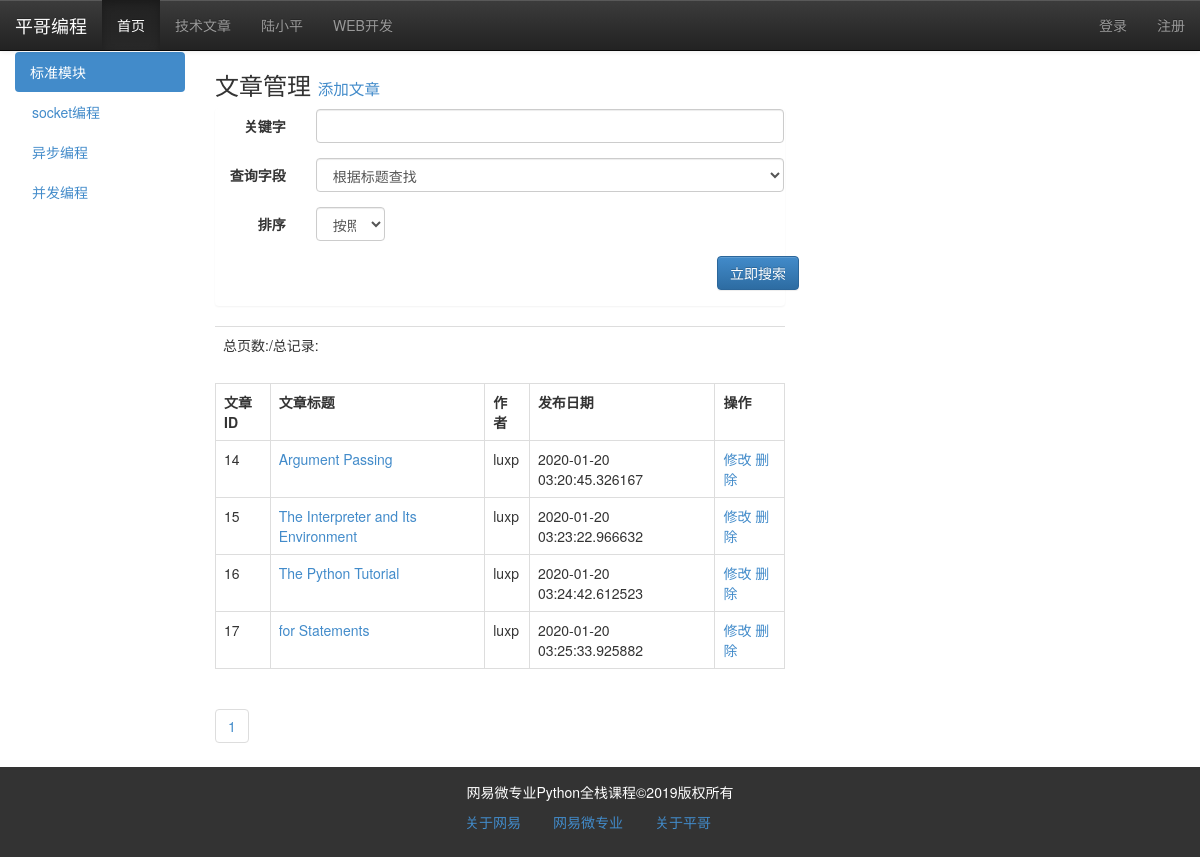
/article/list, run on an earlier commit of the app's database.
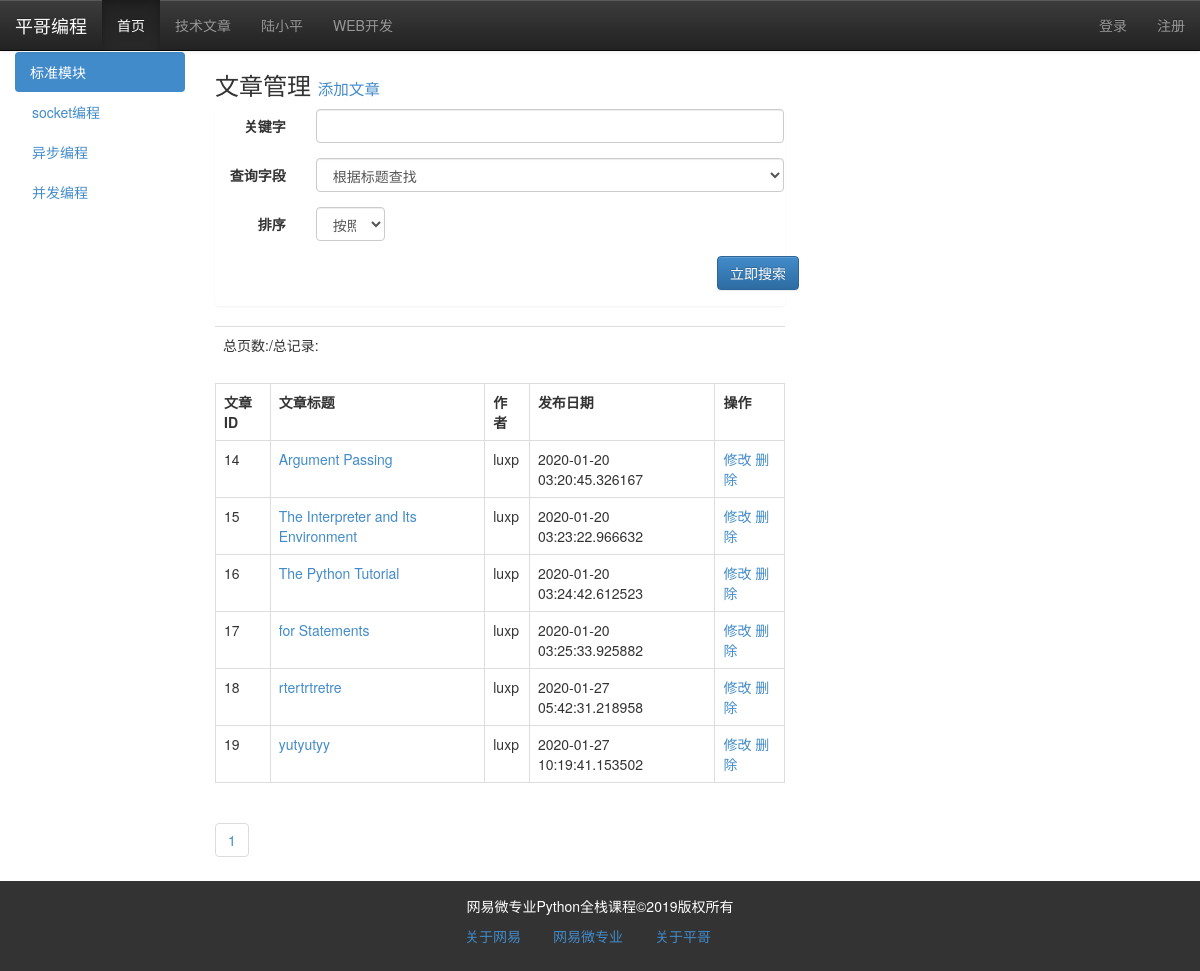
And on a later commit of the database.
### models.py (models this page shows)
class Category(db.Model):
    cate_id = db.Column(db.Integer, primary_key=True)
    cate_name = db.Column(db.String, unique=True)
    cate_order = db.Column(db.Integer, default=0)
    articles = db.relationship("Article")

class Article(db.Model):
    id = db.Column(db.Integer, primary_key=True)
    title = db.Column(db.String)
    intro = db.Column(db.String)
    content = db.Column(db.Text)
    author = db.Column(db.String)
    pubdate = db.Column(db.DateTime, default=datetime.utcnow)
    cate_id = db.Column(db.Integer, db.ForeignKey("category.cate_id"))

### views/articles.py (the view)
@article_app.route("/list/<int:page>", methods=['get', "post"])
@article_app.route("/list", defaults={"page":1},methods=['get', "post"])
def list(page):
    if request.method == "POST":
        q = request.form['q']
        condition = {request.form['field']:q}
        if request.form['field'] == "title":
            condition = Article.title.like('%%%s%%' % q)
        else:
            condition = Article.content.like('%%%s%%' % q)
        if request.form['order'] == "1":
            order = Article.id.asc()
        else:
            order = Article.id.desc()
        res = Article.query.filter(condition)\
                                .order_by(order)\
                                .paginate(page, 10)
    else:
        res = Article.query.paginate(page,10)
    articles = res.items
    pageList = res.iter_pages()
    return render_template("article/article_list.html", articles=articles,
                           pageList=pageList
                           )

### app.py (called while the page is built)
@app.context_processor
def account():
    username = session.get('user')
    return {"username":username}

@app.context_processor
def getCateList():
    cates = Category.query.all()
    return {"cates":cates}

### templates/article/article_list.html (shortened to what this page needs)
{% extends "base.html" %}
{% block content %}
		<div class="container-fluid">
			<div class="row">
				<div class="col-md-2 hidden-xs hidden-sm">
					<ul class="nav nav-pills  " id="left_menu">
						<li class="active"><a href="">标准模块</a></li>
						<li ><a href="#" data-toggle="dropdown">
										socket编程
								</a>
						</li>
						<li><a href="">异步编程</a></li>
						<li><a href="">并发编程</a></li>
					</ul>
				</div>
				<div class="col-md-6">
                    <h3>文章管理
                    <small>
                            <a href="{{ url_for("article_app.post") }}">
                                添加文章
                            </a>
                        </small>
                    </h3>
                    <div class="panel">
                        <form action=""  method="post" class="form-horizontal" >
                            <div class="form-group">
                                <label for="q" class="col-xs-2 control-label">关键字</label>
                                <div class="col-xs-10">
                                    <input type="text" name="q" class="form-control">
                                </div>
                            </div>
                            <div class="form-group">
                                <label for="field" class="col-xs-2 control-label">查询字段</label>
                                <div class="col-xs-10">
                                    <select name="field" class="form-control">
                                        <option value="title">根据标题查找</option>
                                    </select>
                                </div>
                            </div>
                            <div class="form-group">
                                <label for="排序" class="col-xs-2 control-label">排序</label>
                                <div class="col-xs-2">
                                   <select name="order" class="form-control">
                                        <option value="1" checked>按照id升序排序</option>
                                    </select>
                                </div>
                            </div>
                            <div class="form-group ">
                                <input type="submit" name="search" class="btn btn-primary pull-right" value="立即搜索">
                            </div>
                        </form>
                    </div>
                    <table class="table">
                        <tr>
                            <td>总页数:{{ pages }}/总记录:{{ total }}</td>
                        </tr>
                    </table>
					<table class="table table-bordered ">
                        <tr>
                            <th>文章ID</th>
                            <th>文章标题</th>
                            <th>作者</th>
                            <th>发布日期</th>
                            <th>操作</th>
                        </tr>
                        {% for article in articles %}
                        <tr>
                            <td>{{ article.id }}</td>
                            <td><a href="{{ url_for("article_app.view", article_id=article.id) }}">{{ article.title }}</a></td>
                            <td>{{ article.author }}</td>
                            <td>{{ article.pubdate }}</td>
                            <td>
                                <a href="{{ url_for("article_app.edit", article_id=article.id) }}">修改</a>
                                <a href="{{ url_for("article_app.delete", article_id=article.id) }}">删除</a>
                            </td>
                        </tr>
                        {% endfor %}
                    </table>
					<ul class="pagination">
                        {% for page in pageList %}
                            {% if page!=None %}
						<li><a href="{{ url_for("article_app.list", page=page) }}">{{ page }}</a></li>
                            {% else %}
                            <li><a href="#">...</a></li>
                            {% endif %}
						{% endfor %}
					</ul>
				</div>
				</div>
			</div>
{% endblock %}

### templates/base.html (shortened to what this page needs)
<!DOCTYPE html>
<html lang="en">
{% block head %}
    <head>
        <link rel="stylesheet" type="text/css" href="{{ url_for("static", filename="css/bootstrap.css") }}"/>
	    <link rel="stylesheet" type="text/css" href="{{ url_for("static", filename="css/bootstrap-theme.css") }}"/>
	</head>
{%  endblock %}
<body>
{%  block nav %}
      <nav class="navbar navbar-default navbar-fixed-top navbar-inverse">
			<div class="navbar-header">
				<a href="" class="navbar-brand">平哥编程</a>
			</div>
			<div class="collapse navbar-collapse" id="navmenu">
				<ul class="nav navbar-nav" >
					<li class="active"><a href="{{ url_for("index") }}">首页</a></li>
					{% for cate in cates %}
                        <li><a href="{{ url_for("article_app.getArticleList",cate_id=cate.cate_id, page=1) }}">{{ cate.cate_name }}</a> </li>
                    {% endfor %}
                </ul>
                <ul class="nav navbar-nav pull-right">
                   {% if not username %}
                        <li><a href="{{ url_for("login") }}">登录</a></li>
                        <li><a href="{{ url_for("user_app.register") }}">注册</a></li>
                   {% else %}
                       <li><a href="#">{{ username }}</a></li>
                       <li><a href="{{ url_for("logout") }}">logout</a></li>
				    {% endif %}
                </ul>
			</div>
		</nav>
{% endblock %}
{% block content %}{%  endblock %}
{% block footer %}
          <footer>
			<div class="container-fluid">
				<div class="row">
					<div class="col-md-12">
						网易微专业Python全栈课程&copy;2019版权所有
					</div>
				</div>
			</div>
			<nav >
				<ul class="nav nav-pills   ">
					<li><a href="">关于网易</a></li>
					<li><a href="">网易微专业</a></li>
					<li><a href="">关于平哥</a></li>
				</ul>
			</nav>
		</footer>
{% endblock %}
</body>
</html>

### templates/base.html (style rules this page uses)
body { padding-top: 52px; }
#left_menu>li { width:100%; }
footer { padding: 15px; background: #333; text-align: center; color: #fff; }
footer nav { margin: auto; width: 300px; }

What changed in the data, as far as the page shows it:
added Article: id "18", title "rtertrtretre", author "luxp", pubdate "2020-01-27 05:42:31.218958"
added Article: id "19", title "yutyutyy", author "luxp", pubdate "2020-01-27 10:19:41.153502"
